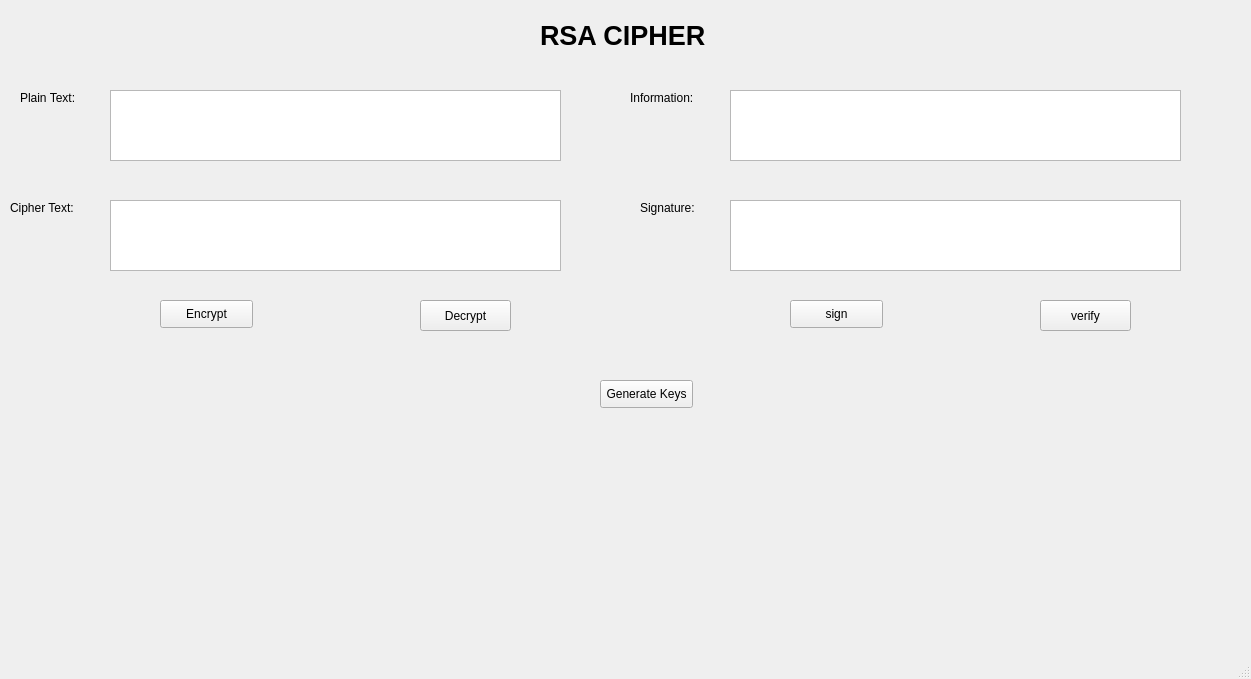
<?xml version="1.0" encoding="UTF-8"?>
<ui version="4.0">
 <class>MainWindow</class>
 <widget class="QMainWindow" name="MainWindow">
  <property name="geometry">
   <rect>
    <x>0</x>
    <y>0</y>
    <width>1251</width>
    <height>679</height>
   </rect>
  </property>
  <property name="windowTitle">
   <string>MainWindow</string>
  </property>
  <widget class="QWidget" name="centralwidget">
   <widget class="QLabel" name="label_4">
    <property name="geometry">
     <rect>
      <x>10</x>
      <y>200</y>
      <width>71</width>
      <height>16</height>
     </rect>
    </property>
    <property name="text">
     <string>Cipher Text:</string>
    </property>
   </widget>
   <widget class="QPushButton" name="btn_decrypt">
    <property name="geometry">
     <rect>
      <x>420</x>
      <y>300</y>
      <width>91</width>
      <height>31</height>
     </rect>
    </property>
    <property name="text">
     <string>Decrypt</string>
    </property>
   </widget>
   <widget class="QLabel" name="label">
    <property name="geometry">
     <rect>
      <x>540</x>
      <y>20</y>
      <width>221</width>
      <height>31</height>
     </rect>
    </property>
    <property name="minimumSize">
     <size>
      <width>111</width>
      <height>16</height>
     </size>
    </property>
    <property name="font">
     <font>
      <pointsize>20</pointsize>
      <weight>75</weight>
      <bold>true</bold>
     </font>
    </property>
    <property name="text">
     <string>RSA CIPHER</string>
    </property>
   </widget>
   <widget class="QPushButton" name="btn_encrypt">
    <property name="geometry">
     <rect>
      <x>160</x>
      <y>300</y>
      <width>93</width>
      <height>28</height>
     </rect>
    </property>
    <property name="text">
     <string>Encrypt</string>
    </property>
   </widget>
   <widget class="QTextEdit" name="txt_plain_text">
    <property name="geometry">
     <rect>
      <x>110</x>
      <y>90</y>
      <width>451</width>
      <height>71</height>
     </rect>
    </property>
   </widget>
   <widget class="QLabel" name="label_2">
    <property name="geometry">
     <rect>
      <x>20</x>
      <y>90</y>
      <width>61</width>
      <height>16</height>
     </rect>
    </property>
    <property name="text">
     <string>Plain Text:</string>
    </property>
   </widget>
   <widget class="QTextEdit" name="txt_Cipher_Text">
    <property name="geometry">
     <rect>
      <x>110</x>
      <y>200</y>
      <width>451</width>
      <height>71</height>
     </rect>
    </property>
    <property name="readOnly">
     <bool>false</bool>
    </property>
   </widget>
   <widget class="QPushButton" name="btn_decrypt_2">
    <property name="geometry">
     <rect>
      <x>1040</x>
      <y>300</y>
      <width>91</width>
      <height>31</height>
     </rect>
    </property>
    <property name="text">
     <string>verify</string>
    </property>
   </widget>
   <widget class="QPushButton" name="btn_encrypt_2">
    <property name="geometry">
     <rect>
      <x>790</x>
      <y>300</y>
      <width>93</width>
      <height>28</height>
     </rect>
    </property>
    <property name="text">
     <string>sign</string>
    </property>
   </widget>
   <widget class="QTextEdit" name="txt_plain_text_2">
    <property name="geometry">
     <rect>
      <x>730</x>
      <y>90</y>
      <width>451</width>
      <height>71</height>
     </rect>
    </property>
   </widget>
   <widget class="QLabel" name="label_5">
    <property name="geometry">
     <rect>
      <x>640</x>
      <y>200</y>
      <width>71</width>
      <height>16</height>
     </rect>
    </property>
    <property name="text">
     <string>Signature:</string>
    </property>
   </widget>
   <widget class="QLabel" name="label_3">
    <property name="geometry">
     <rect>
      <x>630</x>
      <y>90</y>
      <width>81</width>
      <height>16</height>
     </rect>
    </property>
    <property name="text">
     <string>Information:</string>
    </property>
   </widget>
   <widget class="QTextEdit" name="txt_Cipher_Text_2">
    <property name="geometry">
     <rect>
      <x>730</x>
      <y>200</y>
      <width>451</width>
      <height>71</height>
     </rect>
    </property>
    <property name="readOnly">
     <bool>false</bool>
    </property>
   </widget>
   <widget class="QPushButton" name="pushButton">
    <property name="geometry">
     <rect>
      <x>600</x>
      <y>380</y>
      <width>93</width>
      <height>28</height>
     </rect>
    </property>
    <property name="text">
     <string>Generate Keys</string>
    </property>
   </widget>
  </widget>
  <widget class="QMenuBar" name="menubar">
   <property name="geometry">
    <rect>
     <x>0</x>
     <y>0</y>
     <width>1251</width>
     <height>26</height>
    </rect>
   </property>
  </widget>
  <widget class="QStatusBar" name="statusbar"/>
 </widget>
 <resources/>
 <connections/>
</ui>
